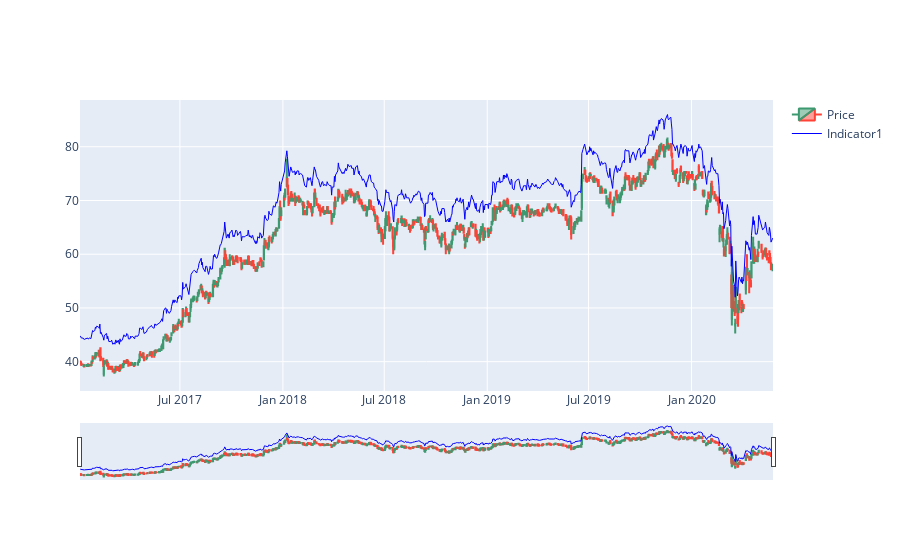

The notebook cell this image was saved under:
### Code cell
# กราฟเดิมจากตัวอย่างก่อนหน้านี้
fig = go.Figure(
        go.Candlestick(
            x=AOT['Date'],
            open=AOT['Open'],
            high=AOT['High'],
            low=AOT['Low'],
            close=AOT['Close'],
            name="Price"))

# ส่วนที่เพิ่มเข้ามาในการสร้าง indicator
## line เพิ่มเข้ามาเพื่อเปลี่ยนสีและขนาดของเส้น
fig.add_trace(
    go.Scatter(
        x=AOT["Date"],
        y=AOT['indicator1'],
        name='Indicator1',
        line=dict(color='blue', width=1)))

fig.show()

### Figure 1 — Plotly figure (JSON) as saved in the notebook; plotly's stock layout.template omitted (floating-point values rounded to 4 significant figures; data arrays with more than 128 entries replaced by an {"elided": "..."} marker saying what was removed)
{"data": [{"close": {"elided": "829 float values"}, "high": {"elided": "829 float values"}, "low": {"elided": "829 float values"}, "name": "Price", "open": {"elided": "829 float values"}, "type": "candlestick", "x": {"elided": "829 str values"}}, {"line": {"color": "blue", "width": 1}, "name": "Indicator1", "type": "scatter", "x": {"elided": "829 str values"}, "y": {"elided": "829 float values"}}], "layout": {"autosize": true, "xaxis": {"autorange": true, "range": ["2017-01-03 12:00", "2020-05-25 12:00"], "rangeslider": {"autorange": true, "range": ["2017-01-03 12:00", "2020-05-25 12:00"], "yaxis": {"_template": null, "rangemode": "match"}}, "type": "date"}, "yaxis": {"autorange": true, "range": [34.54, 88.71], "type": "linear"}}}
